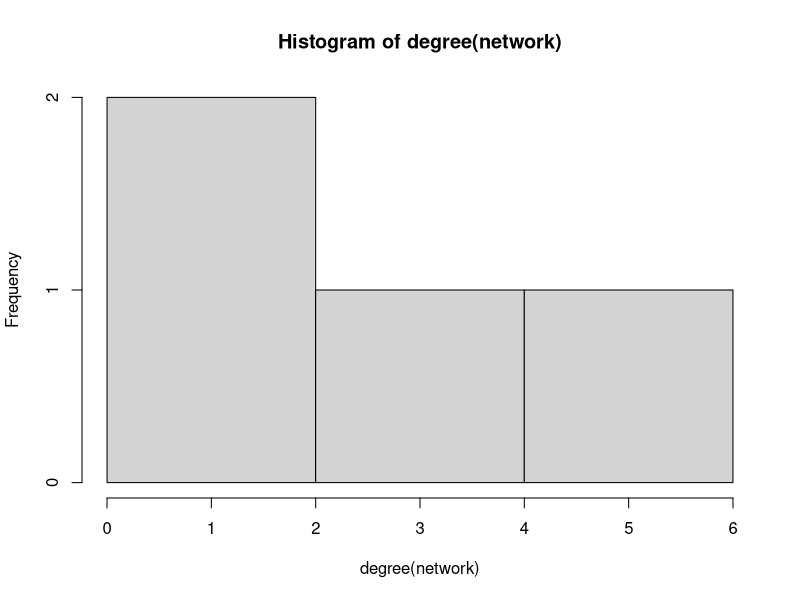
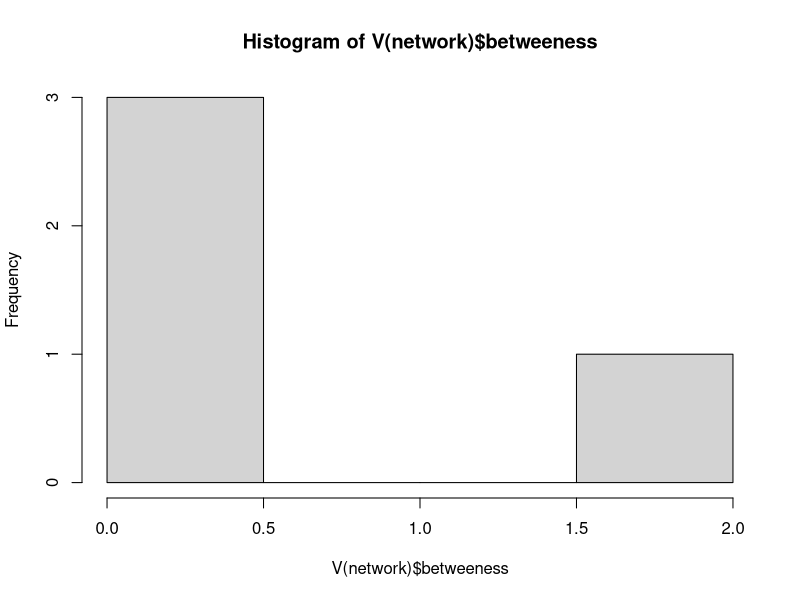

Generate these figures, in order, with R:
## ---- chunk 1
library(igraph)
## ---- chunk 2
data <- read.csv('data/network_simple.csv')
data <- as.matrix( data )
network <- graph_from_edgelist( data, directed = FALSE )
## ---- chunk 3
ecount( network )
vcount( network )
## ---- chunk 4
degree( network )
summary( degree( network ) )
hist( degree( network ) )
## ---- chunk 5
V(network)$betweeness <- betweenness( network ) ## storing betweeness as a vertex attribute
summary( V(network)$betweeness )
hist( V(network)$betweeness )
## ---- chunk 6
V(network)[1:4]$betweeness ## only nodes 1-4 and their betweeness
## ---- chunk 7
edge_density( network )
## ---- chunk 8

